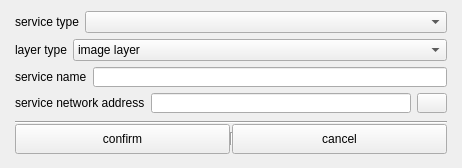
<?xml version="1.0" encoding="UTF-8"?>
<ui version="4.0">
 <class>CGxAddTileWindow</class>
 <widget class="QWidget" name="CGxAddTileWindow">
  <property name="geometry">
   <rect>
    <x>0</x>
    <y>0</y>
    <width>462</width>
    <height>168</height>
   </rect>
  </property>
  <property name="sizePolicy">
   <sizepolicy hsizetype="Preferred" vsizetype="Preferred">
    <horstretch>0</horstretch>
    <verstretch>0</verstretch>
   </sizepolicy>
  </property>
  <property name="minimumSize">
   <size>
    <width>0</width>
    <height>0</height>
   </size>
  </property>
  <property name="maximumSize">
   <size>
    <width>16777215</width>
    <height>16777215</height>
   </size>
  </property>
  <property name="baseSize">
   <size>
    <width>0</width>
    <height>0</height>
   </size>
  </property>
  <property name="windowTitle">
   <string>CGxAddTileWindow</string>
  </property>
  <layout class="QVBoxLayout" name="verticalLayout">
   <property name="leftMargin">
    <number>15</number>
   </property>
   <property name="rightMargin">
    <number>15</number>
   </property>
   <item>
    <layout class="QHBoxLayout" name="horizontalLayout">
     <item>
      <widget class="QLabel" name="label">
       <property name="text">
        <string>service type</string>
       </property>
      </widget>
     </item>
     <item>
      <widget class="QComboBox" name="pServerTypeCombo">
       <property name="sizePolicy">
        <sizepolicy hsizetype="Expanding" vsizetype="Fixed">
         <horstretch>0</horstretch>
         <verstretch>0</verstretch>
        </sizepolicy>
       </property>
      </widget>
     </item>
    </layout>
   </item>
   <item>
    <layout class="QHBoxLayout" name="horizontalLayout_4">
     <item>
      <widget class="QLabel" name="label_5">
       <property name="text">
        <string>layer type</string>
       </property>
      </widget>
     </item>
     <item>
      <widget class="QComboBox" name="pLayerTypeCBBox">
       <property name="sizePolicy">
        <sizepolicy hsizetype="Expanding" vsizetype="Fixed">
         <horstretch>0</horstretch>
         <verstretch>0</verstretch>
        </sizepolicy>
       </property>
       <item>
        <property name="text">
         <string>image layer</string>
        </property>
       </item>
       <item>
        <property name="text">
         <string>elevation layer</string>
        </property>
       </item>
      </widget>
     </item>
    </layout>
   </item>
   <item>
    <layout class="QHBoxLayout" name="horizontalLayout_2">
     <item>
      <widget class="QLabel" name="label_2">
       <property name="text">
        <string>service name</string>
       </property>
      </widget>
     </item>
     <item>
      <widget class="CGxLimitLineEdit" name="pServerNameEdit">
       <property name="sizePolicy">
        <sizepolicy hsizetype="Expanding" vsizetype="Fixed">
         <horstretch>0</horstretch>
         <verstretch>0</verstretch>
        </sizepolicy>
       </property>
       <property name="minimumSize">
        <size>
         <width>0</width>
         <height>20</height>
        </size>
       </property>
       <property name="maximumSize">
        <size>
         <width>16777215</width>
         <height>20</height>
        </size>
       </property>
       <property name="contextMenuPolicy">
        <enum>Qt::NoContextMenu</enum>
       </property>
      </widget>
     </item>
    </layout>
   </item>
   <item>
    <layout class="QHBoxLayout" name="horizontalLayout_3">
     <item>
      <widget class="QLabel" name="label_3">
       <property name="text">
        <string>service network address</string>
       </property>
      </widget>
     </item>
     <item>
      <widget class="CGxLimitLineEdit" name="pServerWebsiteEdit">
       <property name="minimumSize">
        <size>
         <width>250</width>
         <height>20</height>
        </size>
       </property>
       <property name="maximumSize">
        <size>
         <width>16777215</width>
         <height>20</height>
        </size>
       </property>
       <property name="contextMenuPolicy">
        <enum>Qt::NoContextMenu</enum>
       </property>
      </widget>
     </item>
     <item>
      <widget class="QToolButton" name="pXYZLocalTBtn">
       <property name="minimumSize">
        <size>
         <width>30</width>
         <height>20</height>
        </size>
       </property>
       <property name="maximumSize">
        <size>
         <width>30</width>
         <height>20</height>
        </size>
       </property>
       <property name="text">
        <string/>
       </property>
      </widget>
     </item>
    </layout>
   </item>
   <item>
    <layout class="QVBoxLayout" name="verticalLayout_2">
     <property name="spacing">
      <number>0</number>
     </property>
     <property name="topMargin">
      <number>2</number>
     </property>
     <item>
      <widget class="Line" name="line">
       <property name="orientation">
        <enum>Qt::Horizontal</enum>
       </property>
      </widget>
     </item>
     <item>
      <layout class="QHBoxLayout" name="horizontalLayout_6" stretch="0,0,0">
       <property name="spacing">
        <number>0</number>
       </property>
       <item>
        <widget class="QPushButton" name="pOkBtn">
         <property name="sizePolicy">
          <sizepolicy hsizetype="Expanding" vsizetype="Fixed">
           <horstretch>0</horstretch>
           <verstretch>0</verstretch>
          </sizepolicy>
         </property>
         <property name="minimumSize">
          <size>
           <width>0</width>
           <height>30</height>
          </size>
         </property>
         <property name="styleSheet">
          <string notr="true"/>
         </property>
         <property name="text">
          <string>confirm</string>
         </property>
        </widget>
       </item>
       <item>
        <widget class="Line" name="line_2">
         <property name="minimumSize">
          <size>
           <width>2</width>
           <height>13</height>
          </size>
         </property>
         <property name="maximumSize">
          <size>
           <width>2</width>
           <height>13</height>
          </size>
         </property>
         <property name="orientation">
          <enum>Qt::Vertical</enum>
         </property>
        </widget>
       </item>
       <item>
        <widget class="QPushButton" name="pCancelBtn">
         <property name="sizePolicy">
          <sizepolicy hsizetype="Expanding" vsizetype="Fixed">
           <horstretch>0</horstretch>
           <verstretch>0</verstretch>
          </sizepolicy>
         </property>
         <property name="minimumSize">
          <size>
           <width>0</width>
           <height>30</height>
          </size>
         </property>
         <property name="styleSheet">
          <string notr="true"/>
         </property>
         <property name="text">
          <string>cancel</string>
         </property>
        </widget>
       </item>
      </layout>
     </item>
    </layout>
   </item>
  </layout>
 </widget>
 <layoutdefault spacing="6" margin="11"/>
 <customwidgets>
  <customwidget>
   <class>CGxLimitLineEdit</class>
   <extends>QLineEdit</extends>
   <header location="global">GxLimitLineEdit.h</header>
  </customwidget>
 </customwidgets>
 <resources/>
 <connections/>
</ui>
